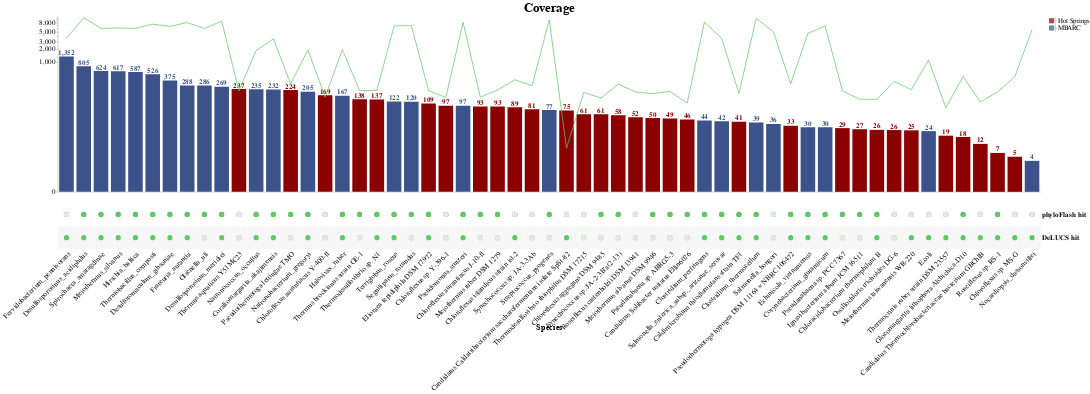

This figure's notebook cell:
### Code cell
# combine all charts to make final upset plot
upset_plot = alt.hconcat(
    vertical_bar_chart,
    legendline + legendbar
)

upset_plot = alt.vconcat(
    upset_plot,
    matrix_view
)

# final graph settings tuning
upset_plot.configure_view(
    stroke=None
).configure_axis(
    titleFontSize=matrix_title_size,
    labelFontSize=matrix_label_size
).configure_title(
    fontSize=vertical_bar_title_font_size
)

### Figure 1 — Vega-Lite specification as saved in the notebook (floating-point values rounded to 4 significant figures)
{"config": {"view": {"continuousWidth": 400, "continuousHeight": 300, "stroke": null}, "axis": {"labelFontSize": 20, "titleFontSize": 23}, "title": {"fontSize": 35}}, "vconcat": [{"hconcat": [{"layer": [{"mark": {"type": "bar", "color": "#3b528b", "size": 40}, "encoding": {"color": {"condition": {"value": "#3b528b", "test": "(datum.set === 1)"}, "value": "darkred"}, "tooltip": [{"field": "Whole Genome", "title": "Size", "type": "quantitative"}], "x": {"axis": {"domain": true, "grid": false, "labels": false, "ticks": false}, "field": "Species", "sort": {"field": "Whole Genome", "order": "descending"}, "title": null, "type": "nominal"}, "y": {"axis": {"grid": false, "labelFontSize": 20, "orient": "left", "tickCount": 10}, "field": "Whole Genome", "scale": {"type": "symlog"}, "title": null, "type": "quantitative"}}, "height": 480.0, "selection": {"selector001": {"type": "multi", "on": "mouseover", "fields": ["Species"]}}, "title": "Coverage", "width": 2700}, {"mark": {"type": "text", "color": "#3b528b", "dy": -10, "fontWeight": "bold", "size": 20}, "encoding": {"color": {"condition": {"value": "#3b528b", "test": "(datum.set === 1)"}, "value": "darkred"}, "text": {"field": "Whole Genome", "format": ",.0f", "type": "quantitative"}, "tooltip": [{"field": "Whole Genome", "title": "Size", "type": "quantitative"}], "x": {"axis": {"domain": true, "grid": false, "labels": false, "ticks": false}, "field": "Species", "sort": {"field": "Whole Genome", "order": "descending"}, "title": null, "type": "nominal"}, "y": {"axis": {"grid": false, "labelFontSize": 20, "orient": "left", "tickCount": 10}, "field": "Whole Genome", "scale": {"type": "symlog"}, "title": null, "type": "quantitative"}}, "height": 480.0, "title": "Coverage", "width": 2700}, {"mark": {"type": "line", "color": "#5ec962", "opacity": 1}, "encoding": {"color": {"value": "#5ec962"}, "tooltip": [{"field": "Whole Genome", "title": "Size", "type": "quantitative"}], "x": {"axis": {"domain": true, "grid": false, "labels": false, "ticks": false}, "field": "Species", "sort": {"field": "Whole Genome", "order": "descending"}, "title": null, "type": "nominal"}, "y": {"field": "16S", "type": "quantitative"}}, "height": 480.0, "title": "Coverage", "width": 2700}], "data": {"name": "data-00b5fd50f137eec3e1ff1202c3414847"}}, {"layer": [{"mark": {"type": "square", "color": "#3b528b", "size": 200}, "encoding": {"y": {"axis": {"labelFontSize": 18, "orient": "right", "titleAngle": 0, "titleFontSize": 0, "titleX": 80, "titleY": -5}, "field": "y", "type": "nominal"}}}, {"mark": {"type": "square", "color": "darkred", "size": 200}, "encoding": {"y": {"axis": {"labelFontSize": 18, "orient": "right", "titleAngle": 0, "titleFontSize": 0, "titleX": 80, "titleY": -5}, "field": "x", "type": "nominal"}}}], "data": {"name": "data-1ade9ea5be21e2ad36545d9677fa5f61"}}]}, {"layer": [{"mark": {"type": "circle", "opacity": 1, "size": 200}, "encoding": {"color": {"condition": {"field": "value", "legend": null, "scale": {"domain": [0, 1], "range": ["#440154", "#440154"]}, "type": "nominal", "selection": {"not": "selector002"}}, "value": "#5ec962"}, "x": {"axis": {"domain": false, "grid": false, "labelAngle": -45, "labelFontSize": 20, "labelFontWeight": "normal", "labelLimit": 10000, "ticks": false}, "field": "Species", "sort": null, "title": "Species", "type": "nominal"}, "y": {"axis": {"domain": false, "grid": false, "labelFontWeight": "bold", "orient": "right", "ticks": false}, "field": "key", "sort": ["phyloFlash hit", "DeLUCS hit"], "title": null, "type": "nominal"}}, "height": 128.0, "selection": {"selector001": {"type": "multi", "on": "mouseover", "fields": ["Species"]}, "selector002": {"type": "multi", "on": "mouseover", "fields": ["Species", "value"]}}, "transform": [{"fold": ["phyloFlash hit", "DeLUCS hit"]}], "width": 2700}, {"mark": "rect", "encoding": {"color": {"value": "#F7F7F7"}, "x": {"axis": {"domain": false, "grid": false, "labelAngle": -45, "labelFontSize": 20, "labelFontWeight": "normal", "labelLimit": 10000, "ticks": false}, "field": "Species", "sort": null, "title": "Species", "type": "nominal"}, "y": {"axis": {"domain": false, "grid": false, "labelFontWeight": "bold", "orient": "right", "ticks": false}, "field": "key", "sort": ["phyloFlash hit", "DeLUCS hit"], "title": null, "type": "nominal"}}, "height": 128.0, "transform": [{"fold": ["phyloFlash hit", "DeLUCS hit"]}, {"filter": "(datum.key === 'DeLUCS hit')"}], "width": 2700}, {"mark": {"type": "circle", "opacity": 1, "size": 200}, "encoding": {"color": {"condition": {"field": "value", "legend": null, "scale": {"domain": [0, 1], "range": ["#440154", "#440154"]}, "type": "nominal", "selection": {"not": "selector002"}}, "value": "#5ec962"}, "x": {"axis": {"domain": false, "grid": false, "labelAngle": -45, "labelFontSize": 20, "labelFontWeight": "normal", "labelLimit": 10000, "ticks": false}, "field": "Species", "sort": null, "title": "Species", "type": "nominal"}, "y": {"axis": {"domain": false, "grid": false, "labelFontWeight": "bold", "orient": "right", "ticks": false}, "field": "key", "sort": ["phyloFlash hit", "DeLUCS hit"], "title": null, "type": "nominal"}}, "height": 128.0, "transform": [{"fold": ["phyloFlash hit", "DeLUCS hit"]}], "width": 2700}, {"mark": {"type": "circle", "opacity": 1, "size": 230}, "encoding": {"color": {"value": "#E6E6E6"}, "x": {"axis": {"domain": false, "grid": false, "labelAngle": -45, "labelFontSize": 20, "labelFontWeight": "normal", "labelLimit": 10000, "ticks": false}, "field": "Species", "sort": null, "title": "Species", "type": "nominal"}, "y": {"axis": {"domain": false, "grid": false, "labelFontWeight": "bold", "orient": "right", "ticks": false}, "field": "key", "sort": ["phyloFlash hit", "DeLUCS hit"], "title": null, "type": "nominal"}}, "height": 128.0, "transform": [{"fold": ["phyloFlash hit", "DeLUCS hit"]}, {"filter": "(datum['value'] === 0)"}], "width": 2700}], "data": {"name": "data-00b5fd50f137eec3e1ff1202c3414847"}}], "$schema": "https://vega.github.io/schema/vega-lite/v4.17.0.json", "datasets": {"data-00b5fd50f137eec3e1ff1202c3414847": [{"Species": "Fervidobacterium_pennivorans", "Whole Genome": 1352.0, "16S": 3570.0, "set": 1, "phyloFlash hit": 0, "phyloFlash miss": 1.0, "DeLUCS hit": 1, "DeLUCS miss": 0.0, "Hot Springs": 1, "MBARC": 1}, {"Species": "Desulfosporosinus_acidiphilus", "Whole Genome": 805.4, "16S": 10700.0, "set": 1, "phyloFlash hit": 1, "phyloFlash miss": 0.0, "DeLUCS hit": 1, "DeLUCS miss": 0.0, "Hot Springs": 1, "MBARC": 1}, {"Species": "Spirochaeta_smaragdinae", "Whole Genome": 623.6, "16S": 6044.0, "set": 1, "phyloFlash hit": 1, "phyloFlash miss": 0.0, "DeLUCS hit": 1, "DeLUCS miss": 0.0, "Hot Springs": 1, "MBARC": 1}, {"Species": "Meiothermus_silvanus", "Whole Genome": 617.0, "16S": 6160.0, "set": 1, "phyloFlash hit": 1, "phyloFlash miss": 0.0, "DeLUCS hit": 1, "DeLUCS miss": 0.0, "Hot Springs": 1, "MBARC": 1}, {"Species": "Hirschia_baltica", "Whole Genome": 587.1, "16S": 6069.0, "set": 1, "phyloFlash hit": 1, "phyloFlash miss": 0.0, "DeLUCS hit": 1, "DeLUCS miss": 0.0, "Hot Springs": 1, "MBARC": 1}, {"Species": "Thermobacillus_composti", "Whole Genome": 525.9, "16S": 7553.0, "set": 1, "phyloFlash hit": 1, "phyloFlash miss": 0.0, "DeLUCS hit": 1, "DeLUCS miss": 0.0, "Hot Springs": 1, "MBARC": 1}, {"Species": "Desulfotomaculum_gibsoniae", "Whole Genome": 375.0, "16S": 6704.0, "set": 1, "phyloFlash hit": 1, "phyloFlash miss": 0.0, "DeLUCS hit": 1, "DeLUCS miss": 0.0, "Hot Springs": 1, "MBARC": 1}, {"Species": "Frateuria_aurantia", "Whole Genome": 288.4, "16S": 8239.0, "set": 1, "phyloFlash hit": 1, "phyloFlash miss": 0.0, "DeLUCS hit": 1, "DeLUCS miss": 0.0, "Hot Springs": 1, "MBARC": 1}, {"Species": "Olsenella_uli", "Whole Genome": 286.0, "16S": 5975.0, "set": 1, "phyloFlash hit": 1, "phyloFlash miss": 0.0, "DeLUCS hit": 0, "DeLUCS miss": 1.0, "Hot Springs": 1, "MBARC": 1}, {"Species": "Desulfosporosinus_meridiei", "Whole Genome": 268.9, "16S": 8883.0, "set": 1, "phyloFlash hit": 1, "phyloFlash miss": 0.0, "DeLUCS hit": 1, "DeLUCS miss": 0.0, "Hot Springs": 1, "MBARC": 1}, {"Species": "Thermus aquaticus Y51MC23", "Whole Genome": 236.5, "16S": 214.8, "set": 0, "phyloFlash hit": 0, "phyloFlash miss": 1.0, "DeLUCS hit": 0, "DeLUCS miss": 1.0, "Hot Springs": 1, "MBARC": 1}, {"Species": "Natronococcus_occultus", "Whole Genome": 235.3, "16S": 1865.0, "set": 1, "phyloFlash hit": 1, "phyloFlash miss": 0.0, "DeLUCS hit": 1, "DeLUCS miss": 0.0, "Hot Springs": 1, "MBARC": 1}, {"Species": "Coraliomargarita_akajimensis", "Whole Genome": 232.1, "16S": 3457.0, "set": 1, "phyloFlash hit": 1, "phyloFlash miss": 0.0, "DeLUCS hit": 1, "DeLUCS miss": 0.0, "Hot Springs": 1, "MBARC": 1}, {"Species": "Pseudothermotoga lettingae TMO", "Whole Genome": 224.2, "16S": 316.7, "set": 0, "phyloFlash hit": 1, "phyloFlash miss": 0.0, "DeLUCS hit": 0, "DeLUCS miss": 1.0, "Hot Springs": 1, "MBARC": 1}, {"Species": "Natronobacterium_gregoryi", "Whole Genome": 204.7, "16S": 1911.0, "set": 1, "phyloFlash hit": 1, "phyloFlash miss": 0.0, "DeLUCS hit": 1, "DeLUCS miss": 0.0, "Hot Springs": 1, "MBARC": 1}, {"Species": "Chloroflexus aurantiacus Y-400-fl", "Whole Genome": 169.3, "16S": 153.5, "set": 0, "phyloFlash hit": 0, "phyloFlash miss": 1.0, "DeLUCS hit": 0, "DeLUCS miss": 1.0, "Hot Springs": 1, "MBARC": 1}, {"Species": "Halovivax_ruber", "Whole Genome": 166.6, "16S": 1936.0, "set": 1, "phyloFlash hit": 1, "phyloFlash miss": 0.0, "DeLUCS hit": 1, "DeLUCS miss": 0.0, "Hot Springs": 1, "MBARC": 1}, {"Species": "Thermus brockianus strain GE-1", "Whole Genome": 137.5, "16S": 218.7, "set": 0, "phyloFlash hit": 1, "phyloFlash miss": 0.0, "DeLUCS hit": 0, "DeLUCS miss": 1.0, "Hot Springs": 1, "MBARC": 1}, {"Species": "Thermodesulfovibrio sp. N1", "Whole Genome": 136.6, "16S": 222.1, "set": 0, "phyloFlash hit": 1, "phyloFlash miss": 0.0, "DeLUCS hit": 1, "DeLUCS miss": 0.0, "Hot Springs": 1, "MBARC": 1}, {"Species": "Terriglobus_roseus", "Whole Genome": 122.1, "16S": 6881.0, "set": 1, "phyloFlash hit": 1, "phyloFlash miss": 0.0, "DeLUCS hit": 1, "DeLUCS miss": 0.0, "Hot Springs": 1, "MBARC": 1}, {"Species": "Segniliparus_rotundus", "Whole Genome": 119.6, "16S": 6988.0, "set": 1, "phyloFlash hit": 1, "phyloFlash miss": 0.0, "DeLUCS hit": 0, "DeLUCS miss": 1.0, "Hot Springs": 1, "MBARC": 1}, {"Species": "Elioraea tepidiphila DSM 17972", "Whole Genome": 108.9, "16S": 219.5, "set": 0, "phyloFlash hit": 1, "phyloFlash miss": 0.0, "DeLUCS hit": 1, "DeLUCS miss": 0.0, "Hot Springs": 1, "MBARC": 1}, {"Species": "Chloroflexus sp. Y-396-1", "Whole Genome": 96.83, "16S": 151.4, "set": 0, "phyloFlash hit": 0, "phyloFlash miss": 1.0, "DeLUCS hit": 0, "DeLUCS miss": 1.0, "Hot Springs": 1, "MBARC": 1}, {"Species": "Pseudomonas_stutzeri", "Whole Genome": 96.78, "16S": 8364.0, "set": 1, "phyloFlash hit": 1, "phyloFlash miss": 0.0, "DeLUCS hit": 1, "DeLUCS miss": 0.0, "Hot Springs": 1, "MBARC": 1}, {"Species": "Chloroflexus aurantiacus J-10-fl", "Whole Genome": 93.11, "16S": 153.5, "set": 0, "phyloFlash hit": 1, "phyloFlash miss": 0.0, "DeLUCS hit": 0, "DeLUCS miss": 1.0, "Hot Springs": 1, "MBARC": 1}, {"Species": "Meiothermus ruber DSM 1279", "Whole Genome": 92.93, "16S": 226.7, "set": 0, "phyloFlash hit": 1, "phyloFlash miss": 0.0, "DeLUCS hit": 0, "DeLUCS miss": 1.0, "Hot Springs": 1, "MBARC": 1}, {"Species": "Chloroflexus islandicus strain isl-2", "Whole Genome": 89.35, "16S": 390.5, "set": 0, "phyloFlash hit": 0, "phyloFlash miss": 1.0, "DeLUCS hit": 1, "DeLUCS miss": 0.0, "Hot Springs": 1, "MBARC": 1}, {"Species": "Synechococcus sp. JA-3-3Ab", "Whole Genome": 80.53, "16S": 283.0, "set": 0, "phyloFlash hit": 0, "phyloFlash miss": 1.0, "DeLUCS hit": 0, "DeLUCS miss": 1.0, "Hot Springs": 1, "MBARC": 1}, {"Species": "Streptococcus_pyogenes", "Whole Genome": 76.81, "16S": 9422.0, "set": 1, "phyloFlash hit": 1, "phyloFlash miss": 0.0, "DeLUCS hit": 0, "DeLUCS miss": 1.0, "Hot Springs": 1, "MBARC": 1}, {"Species": "Candidatus Caldatribacterium saccharofermentans isolate SpSt-82", "Whole Genome": 75.04, "16S": 9.255, "set": 0, "phyloFlash hit": 0, "phyloFlash miss": 1.0, "DeLUCS hit": 1, "DeLUCS miss": 0.0, "Hot Springs": 1, "MBARC": 1}, {"Species": "Thermodesulfovibrio thiophilus DSM 17215", "Whole Genome": 61.14, "16S": 199.3, "set": 0, "phyloFlash hit": 0, "phyloFlash miss": 1.0, "DeLUCS hit": 0, "DeLUCS miss": 1.0, "Hot Springs": 1, "MBARC": 1}, {"Species": "Chloroflexus aggregans DSM 9485", "Whole Genome": 61.11, "16S": 146.7, "set": 0, "phyloFlash hit": 1, "phyloFlash miss": 0.0, "DeLUCS hit": 0, "DeLUCS miss": 1.0, "Hot Springs": 1, "MBARC": 1}, {"Species": "Synechococcus sp. JA-2-3B'a(2-13)", "Whole Genome": 57.95, "16S": 309.1, "set": 0, "phyloFlash hit": 1, "phyloFlash miss": 0.0, "DeLUCS hit": 0, "DeLUCS miss": 1.0, "Hot Springs": 1, "MBARC": 1}, {"Species": "Roseiflexus castenholzii DSM 13941", "Whole Genome": 51.91, "16S": 202.3, "set": 0, "phyloFlash hit": 0, "phyloFlash miss": 1.0, "DeLUCS hit": 0, "DeLUCS miss": 1.0, "Hot Springs": 1, "MBARC": 1}, {"Species": "Meiothermus silvanus DSM 9946", "Whole Genome": 50.03, "16S": 185.5, "set": 0, "phyloFlash hit": 1, "phyloFlash miss": 0.0, "DeLUCS hit": 0, "DeLUCS miss": 1.0, "Hot Springs": 1, "MBARC": 1}, {"Species": "Pseudanabaena sp. ABRG5-3", "Whole Genome": 48.75, "16S": 209.2, "set": 0, "phyloFlash hit": 1, "phyloFlash miss": 0.0, "DeLUCS hit": 0, "DeLUCS miss": 1.0, "Hot Springs": 1, "MBARC": 1}, {"Species": "Candidatus Solibacter usitatus Ellin6076", "Whole Genome": 45.88, "16S": 112.3, "set": 0, "phyloFlash hit": 1, "phyloFlash miss": 0.0, "DeLUCS hit": 0, "DeLUCS miss": 1.0, "Hot Springs": 1, "MBARC": 1}, {"Species": "Clostridium_perfringens", "Whole Genome": 43.63, "16S": 8462.0, "set": 1, "phyloFlash hit": 1, "phyloFlash miss": 0.0, "DeLUCS hit": 1, "DeLUCS miss": 0.0, "Hot Springs": 1, "MBARC": 1}, {"Species": "Salmonella_enterica_subsp._arizonae_serovar", "Whole Genome": 42.09, "16S": 3541.0, "set": 1, "phyloFlash hit": 1, "phyloFlash miss": 0.0, "DeLUCS hit": 1, "DeLUCS miss": 0.0, "Hot Springs": 1, "MBARC": 1}, {"Species": "Caldimicrobium thiodismutans strain TF1", "Whole Genome": 40.9, "16S": 186.8, "set": 0, "phyloFlash hit": 1, "phyloFlash miss": 0.0, "DeLUCS hit": 1, "DeLUCS miss": 0.0, "Hot Springs": 1, "MBARC": 1}, {"Species": "Clostridium_thermocellum", "Whole Genome": 39.23, "16S": 10280.0, "set": 1, "phyloFlash hit": 1, "phyloFlash miss": 0.0, "DeLUCS hit": 1, "DeLUCS miss": 0.0, "Hot Springs": 1, "MBARC": 1}, {"Species": "Salmonella_bongori", "Whole Genome": 36.22, "16S": 5025.0, "set": 1, "phyloFlash hit": 0, "phyloFlash miss": 1.0, "DeLUCS hit": 0, "DeLUCS miss": 1.0, "Hot Springs": 1, "MBARC": 1}, {"Species": "Pseudothermotoga hypogea DSM 11164 = NBRC 106472", "Whole Genome": 32.69, "16S": 313.6, "set": 0, "phyloFlash hit": 1, "phyloFlash miss": 0.0, "DeLUCS hit": 1, "DeLUCS miss": 0.0, "Hot Springs": 1, "MBARC": 1}, {"Species": "Echinicola_vietnamensis", "Whole Genome": 30.35, "16S": 4629.0, "set": 1, "phyloFlash hit": 1, "phyloFlash miss": 0.0, "DeLUCS hit": 1, "DeLUCS miss": 0.0, "Hot Springs": 1, "MBARC": 1}, {"Species": "Corynebacterium_glutamicum", "Whole Genome": 30.18, "16S": 6863.0, "set": 1, "phyloFlash hit": 1, "phyloFlash miss": 0.0, "DeLUCS hit": 1, "DeLUCS miss": 0.0, "Hot Springs": 1, "MBARC": 1}, {"Species": "Pseudanabaena sp. PCC 7367", "Whole Genome": 28.79, "16S": 215.7, "set": 0, "phyloFlash hit": 1, "phyloFlash miss": 0.0, "DeLUCS hit": 0, "DeLUCS miss": 1.0, "Hot Springs": 1, "MBARC": 1}, {"Species": "Ignavibacterium album JCM 16511", "Whole Genome": 27.09, "16S": 137.6, "set": 0, "phyloFlash hit": 1, "phyloFlash miss": 0.0, "DeLUCS hit": 0, "DeLUCS miss": 1.0, "Hot Springs": 1, "MBARC": 1}, {"Species": "Chloracidobacterium thermophilum B", "Whole Genome": 26.13, "16S": 136.8, "set": 0, "phyloFlash hit": 1, "phyloFlash miss": 0.0, "DeLUCS hit": 1, "DeLUCS miss": 0.0, "Hot Springs": 1, "MBARC": 1}, {"Species": "Oscillochloris trichoides DG-6", "Whole Genome": 25.86, "16S": 357.7, "set": 0, "phyloFlash hit": 0, "phyloFlash miss": 1.0, "DeLUCS hit": 0, "DeLUCS miss": 1.0, "Hot Springs": 1, "MBARC": 1}, {"Species": "Meiothermus taiwanensis WR-220", "Whole Genome": 25.45, "16S": 229.1, "set": 0, "phyloFlash hit": 0, "phyloFlash miss": 1.0, "DeLUCS hit": 1, "DeLUCS miss": 0.0, "Hot Springs": 1, "MBARC": 1}, {"Species": "E.coli", "Whole Genome": 24.34, "16S": 1128.0, "set": 1, "phyloFlash hit": 0, "phyloFlash miss": 1.0, "DeLUCS hit": 1, "DeLUCS miss": 0.0, "Hot Springs": 1, "MBARC": 1}, {"Species": "Thermocrinis ruber strain DSM 23557", "Whole Genome": 18.89, "16S": 86.37, "set": 0, "phyloFlash hit": 0, "phyloFlash miss": 1.0, "DeLUCS hit": 1, "DeLUCS miss": 0.0, "Hot Springs": 1, "MBARC": 1}, {"Species": "Gloeomargarita lithophora Alchichica-D10", "Whole Genome": 17.58, "16S": 466.0, "set": 0, "phyloFlash hit": 1, "phyloFlash miss": 0.0, "DeLUCS hit": 1, "DeLUCS miss": 0.0, "Hot Springs": 1, "MBARC": 1}, {"Species": "Candidatus Thermochlorobacteriaceae bacterium GBChlB ", "Whole Genome": 11.86, "16S": 118.6, "set": 0, "phyloFlash hit": 0, "phyloFlash miss": 1.0, "DeLUCS hit": 1, "DeLUCS miss": 0.0, "Hot Springs": 1, "MBARC": 1}, {"Species": "Roseiflexus sp. RS-1", "Whole Genome": 6.929, "16S": 203.9, "set": 0, "phyloFlash hit": 1, "phyloFlash miss": 0.0, "DeLUCS hit": 1, "DeLUCS miss": 0.0, "Hot Springs": 1, "MBARC": 1}, {"Species": "Chloroflexus sp. MS-G", "Whole Genome": 5.478, "16S": 458.1, "set": 0, "phyloFlash hit": 0, "phyloFlash miss": 1.0, "DeLUCS hit": 1, "DeLUCS miss": 0.0, "Hot Springs": 1, "MBARC": 1}, {"Species": "Nocardiopsis_dassonvillei", "Whole Genome": 4.202, "16S": 5684.0, "set": 1, "phyloFlash hit": 0, "phyloFlash miss": 1.0, "DeLUCS hit": 1, "DeLUCS miss": 0.0, "Hot Springs": 1, "MBARC": 1}], "data-1ade9ea5be21e2ad36545d9677fa5f61": [{"x": "Hot Springs", "y": "MBARC"}]}}
